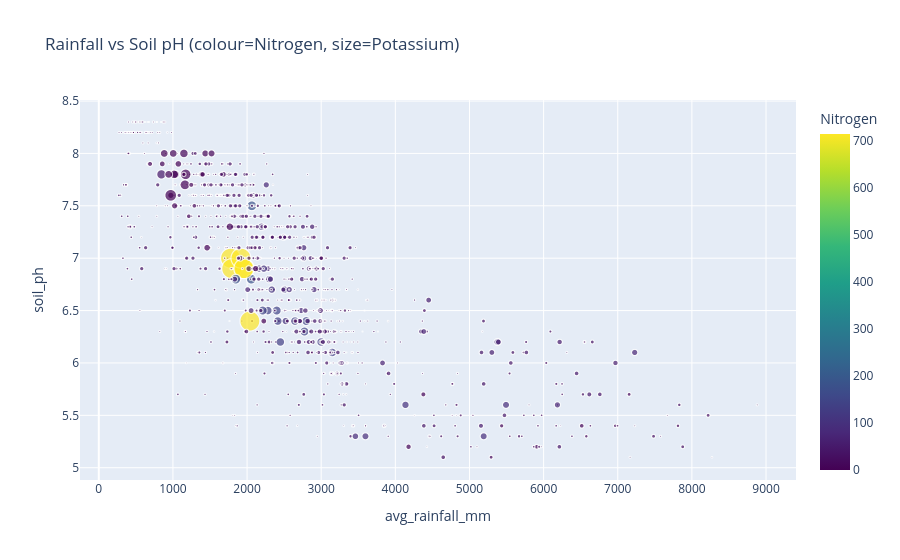

Notebook code for this chart:
### Code cell
# Scatter: rainfall vs soil_ph, coloured by Nitrogen
fig = px.scatter(geo, x='avg_rainfall_mm', y='soil_ph',
                 color='Nitrogen', size='Potassium',
                 hover_data=['Phosphorous', 'latitude', 'longitude'],
                 title='Rainfall vs Soil pH (colour=Nitrogen, size=Potassium)',
                 color_continuous_scale='Viridis')
fig.show()

### Figure 1 — Plotly figure (JSON) as saved in the notebook; plotly's stock layout.template omitted (floating-point values rounded to 4 significant figures; data arrays with more than 128 entries replaced by an {"elided": "..."} marker saying what was removed)
{"data": [{"customdata": {"elided": "1137x3 float values"}, "hovertemplate": "avg_rainfall_mm=%{x}<br>soil_ph=%{y}<br>Potassium=%{marker.size}<br>Phosphorous=%{customdata[0]}<br>latitude=%{customdata[1]}<br>longitude=%{customdata[2]}<br>Nitrogen=%{marker.color}<extra></extra>", "legendgroup": "", "marker": {"color": {"elided": "1137 float values"}, "coloraxis": "coloraxis", "size": {"elided": "1137 float values"}, "sizemode": "area", "sizeref": 1.789, "symbol": "circle"}, "mode": "markers", "name": "", "showlegend": false, "type": "scattergl", "x": {"elided": "1137 float values"}, "xaxis": "x", "y": {"elided": "1137 float values"}, "yaxis": "y"}], "layout": {"coloraxis": {"colorbar": {"title": {"text": "Nitrogen"}}, "colorscale": [[0, "#440154"], [0.1111, "#482878"], [0.2222, "#3e4989"], [0.3333, "#31688e"], [0.4444, "#26828e"], [0.5556, "#1f9e89"], [0.6667, "#35b779"], [0.7778, "#6ece58"], [0.8889, "#b5de2b"], [1, "#fde725"]]}, "legend": {"itemsizing": "constant", "tracegroupgap": 0}, "title": {"text": "Rainfall vs Soil pH (colour=Nitrogen, size=Potassium)"}, "xaxis": {"anchor": "y", "domain": [0, 1], "title": {"text": "avg_rainfall_mm"}}, "yaxis": {"anchor": "x", "domain": [0, 1], "title": {"text": "soil_ph"}}}}
